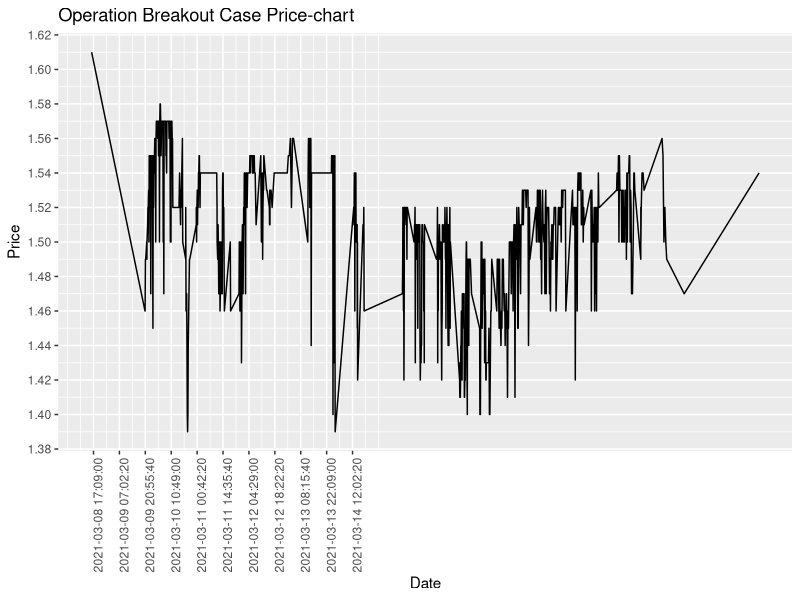
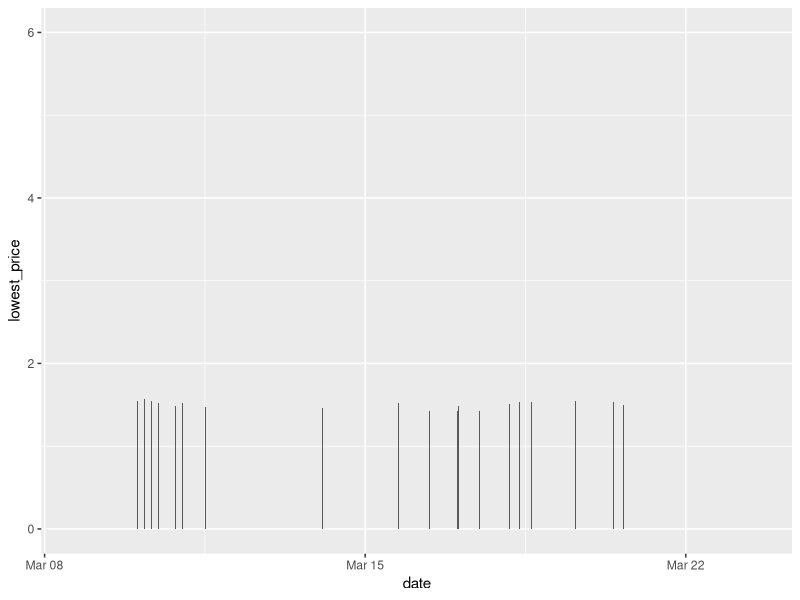
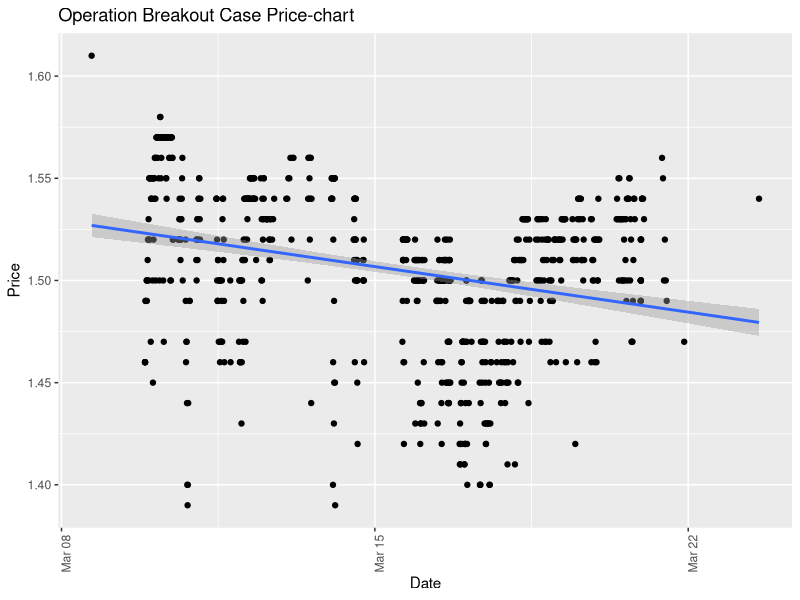

R code for these plots, in order:
library(ggplot2)

breakout_case <- read.csv("./files/OperationBreakoutWeaponCase.csv")
breakout_case$lowest_price
breakout_case$date <- as.POSIXct(as.numeric(breakout_case$date / 1000), origin="1970-01-01", tz="CET")


breakout_case$lowest_price <-gsub('[€]', '', breakout_case$lowest_price)

breakout_case$lowest_price <- as.numeric(breakout_case$lowest_price)
breakout_case$lowest_price
as.POSIXct(breakout_case$date, origin="1970-01-01")
#p <- ggplot(data=breakout_case, aes(x = date,y = lowest_price))+
 # geom_line(stat="identity")

#p


print(breakout_case$date)
beginn <- as.numeric(as.POSIXct("2021-03-08 17:09:00"))
ende <- as.numeric(as.POSIXct("2021-03-14 19:14:00"))


pp <- ggplot(data=breakout_case, aes(x = date, y = lowest_price, group = 1)) +
  geom_line() + 
  theme(axis.text.x = element_text(angle = 90)) +
  scale_y_continuous(breaks = seq(from = 1, to = 3, by = 0.02)) +
  scale_x_continuous(breaks = seq(from = as.POSIXct(beginn, origin="1970-01-01") , to = as.POSIXct(ende, origin="1970-01-01"), by = 50000)) +
  labs(title = "Operation Breakout Case Price-chart",
        x = "Date",
       y = "Price"
       )
pp

tester <- ggplot(data = breakout_case,aes(x=date,y=lowest_price))+geom_bar(stat = "identity")
tester

bb <- ggplot(breakout_case, aes(x=date, y=lowest_price)) +
  geom_point()+
  theme(axis.text.x = element_text(angle = 90)) +
  labs(title = "Operation Breakout Case Price-chart",
       x = "Date",
       y = "Price"
  ) +
  geom_smooth(method=lm) 

bb